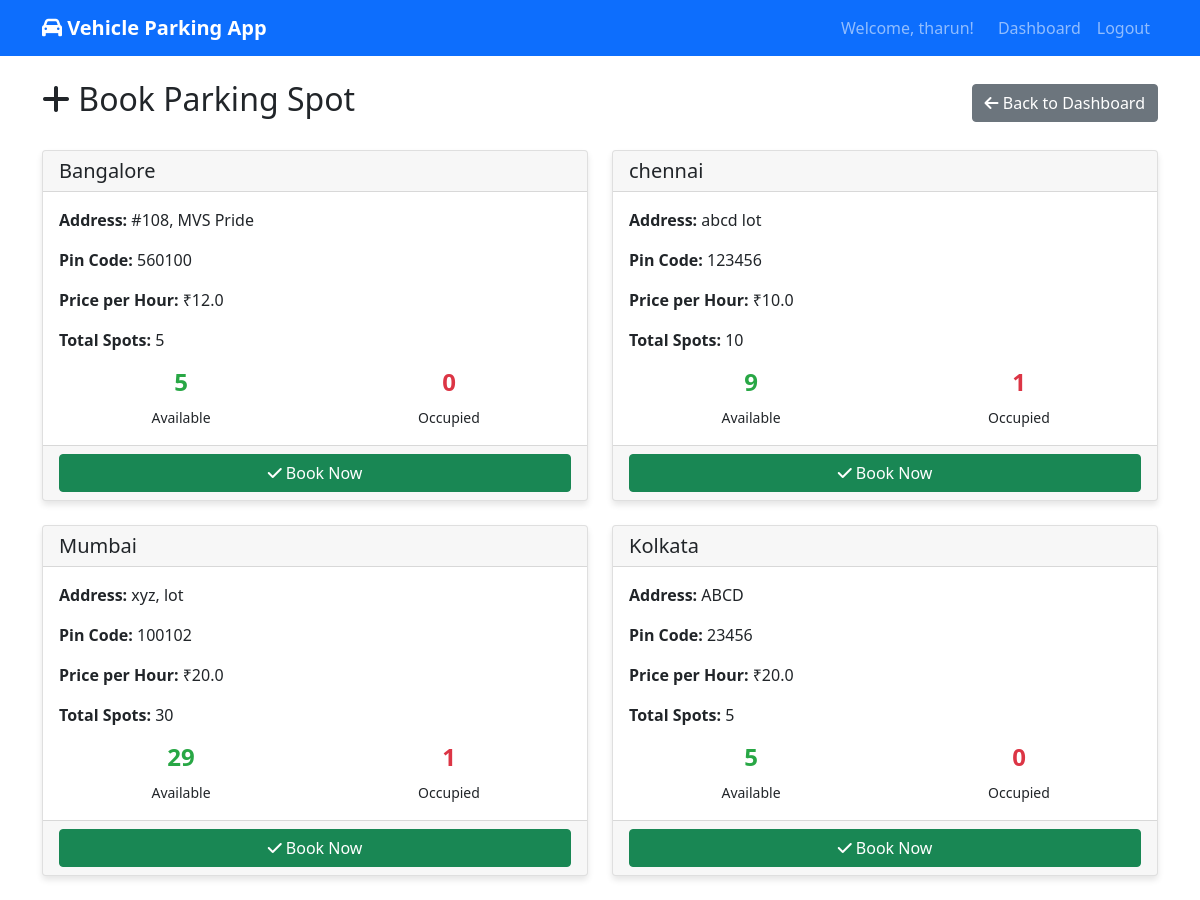
The page /user/book_parking (signed in) on the database its author committed.
### app.py (models this page shows)
class ParkingLot(db.Model):
    id = db.Column(db.Integer, primary_key=True)
    prime_location_name = db.Column(db.String(100), nullable=False)
    address = db.Column(db.Text, nullable=False)
    pin_code = db.Column(db.String(10), nullable=False)
    price_per_hour = db.Column(db.Float, nullable=False)
    maximum_number_of_spots = db.Column(db.Integer, nullable=False)
    created_at = db.Column(db.DateTime, default=datetime.utcnow)
    parking_spots = db.relationship('ParkingSpot', backref='parking_lot', lazy=True, cascade='all, delete-orphan')

### app.py (the view)
@app.route('/user/book_parking')
def book_parking():
    if not session.get('user_id') or session.get('is_admin'):
        return redirect(url_for('login'))
    parking_lots = ParkingLot.query.all()
    lot_availability = []
    for lot in parking_lots:
        available_spots = ParkingSpot.query.filter_by(lot_id=lot.id, status='A').count()
        lot_availability.append({
            'lot': lot,
            'available_spots': available_spots
        })
    return render_template('book_parking.html', lot_availability=lot_availability)

### templates/book_parking.html (shortened to what this page needs)
{% extends "base.html" %}
{% block content %}
<div class="d-flex justify-content-between align-items-center mb-4">
    <h2><i class="fas fa-plus"></i> Book Parking Spot</h2>
    <a href="{{ url_for('user_dashboard') }}" class="btn btn-secondary">
        <i class="fas fa-arrow-left"></i> Back to Dashboard
    </a>
</div>
<div class="row">
    {% for lot_info in lot_availability %}
        <div class="col-md-6 mb-4">
            <div class="card h-100">
                <div class="card-header">
                    <h5 class="mb-0">{{ lot_info.lot.prime_location_name }}</h5>
                </div>
                <div class="card-body">
                    <p><strong>Address:</strong> {{ lot_info.lot.address }}</p>
                    <p><strong>Pin Code:</strong> {{ lot_info.lot.pin_code }}</p>
                    <p><strong>Price per Hour:</strong> ₹{{ lot_info.lot.price_per_hour }}</p>
                    <p><strong>Total Spots:</strong> {{ lot_info.lot.maximum_number_of_spots }}</p>
                    <div class="row">
                        <div class="col-6">
                            <div class="text-center">
                                <h4 class="status-available">{{ lot_info.available_spots }}</h4>
                                <small>Available</small>
                            </div>
                        </div>
                        <div class="col-6">
                            <div class="text-center">
                                <h4 class="status-occupied">{{ lot_info.lot.maximum_number_of_spots - lot_info.available_spots }}</h4>
                                <small>Occupied</small>
                            </div>
                        </div>
                    </div>
                </div>
                <div class="card-footer">
                    {% if lot_info.available_spots > 0 %}
                        <a href="{{ url_for('confirm_booking', lot_id=lot_info.lot.id) }}" class="btn btn-success w-100">
                            <i class="fas fa-check"></i> Book Now
                        </a>
                    {% else %}
                        <button class="btn btn-secondary w-100" disabled>
                            <i class="fas fa-times"></i> No Spots Available
                        </button>
                    {% endif %}
                </div>
            </div>
        </div>
    {% endfor %}
</div>
{% endblock %}

### templates/base.html (style rules this page uses)
.card { box-shadow: 0 4px 6px rgba(0, 0, 0, 0.1); }
.status-available { color: #28a745; font-weight: bold; }
.status-occupied { color: #dc3545; font-weight: bold; }

### rows shown on the page
ParkingLot: lot.prime_location_name "Bangalore", lot.address "#108, MVS Pride", lot.pin_code "560100", lot.price_per_hour "12.0", lot.maximum_number_of_spots "5", lot "0"
ParkingLot: lot.prime_location_name "chennai", lot.address "abcd lot", lot.pin_code "123456", lot.price_per_hour "10.0", lot.maximum_number_of_spots "10", lot "1"
ParkingLot: lot.prime_location_name "Mumbai", lot.address "xyz, lot", lot.pin_code "100102", lot.price_per_hour "20.0", lot.maximum_number_of_spots "30", lot "1"
ParkingLot: lot.prime_location_name "Kolkata", lot.address "ABCD", lot.pin_code "23456", lot.price_per_hour "20.0", lot.maximum_number_of_spots "5", lot "0"

### other values the page prints
{{ session.username }} "tharun"
{{ lot_info.available_spots }} "5" "9" "29" "5"
